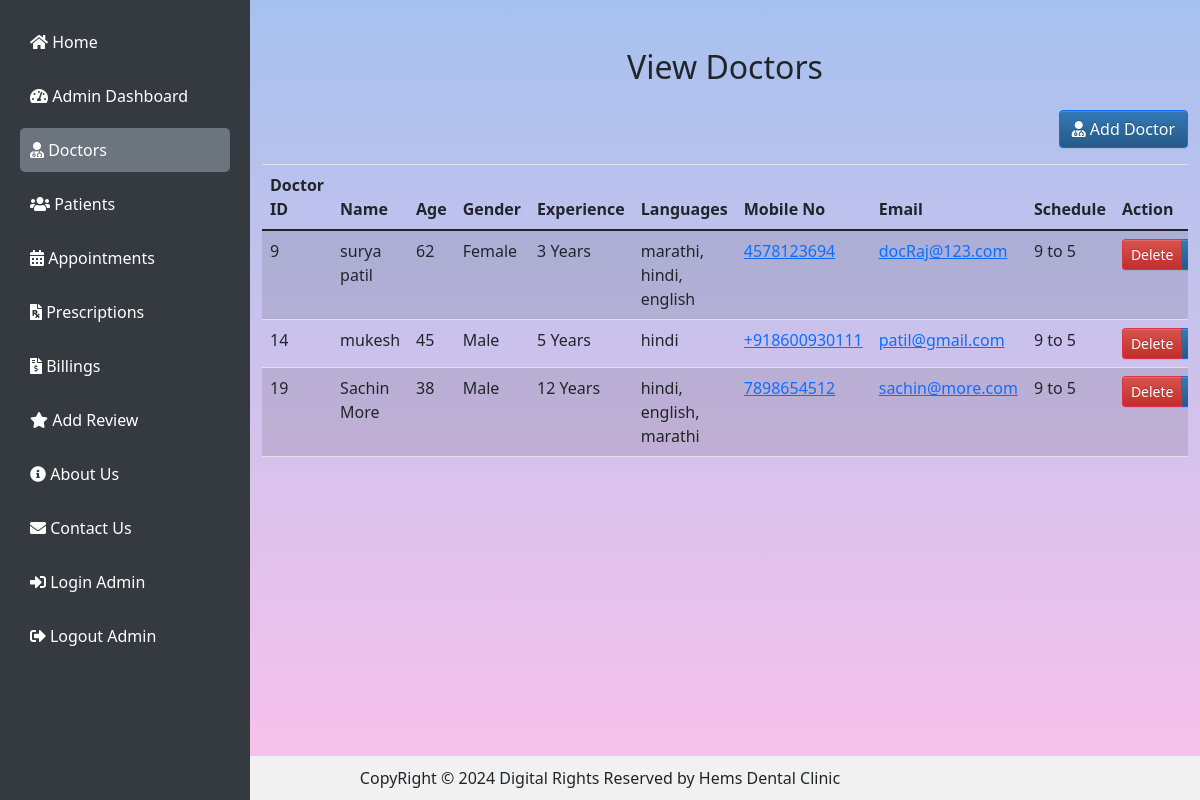
The app's page /viewDoctor/ (signed in), older data.
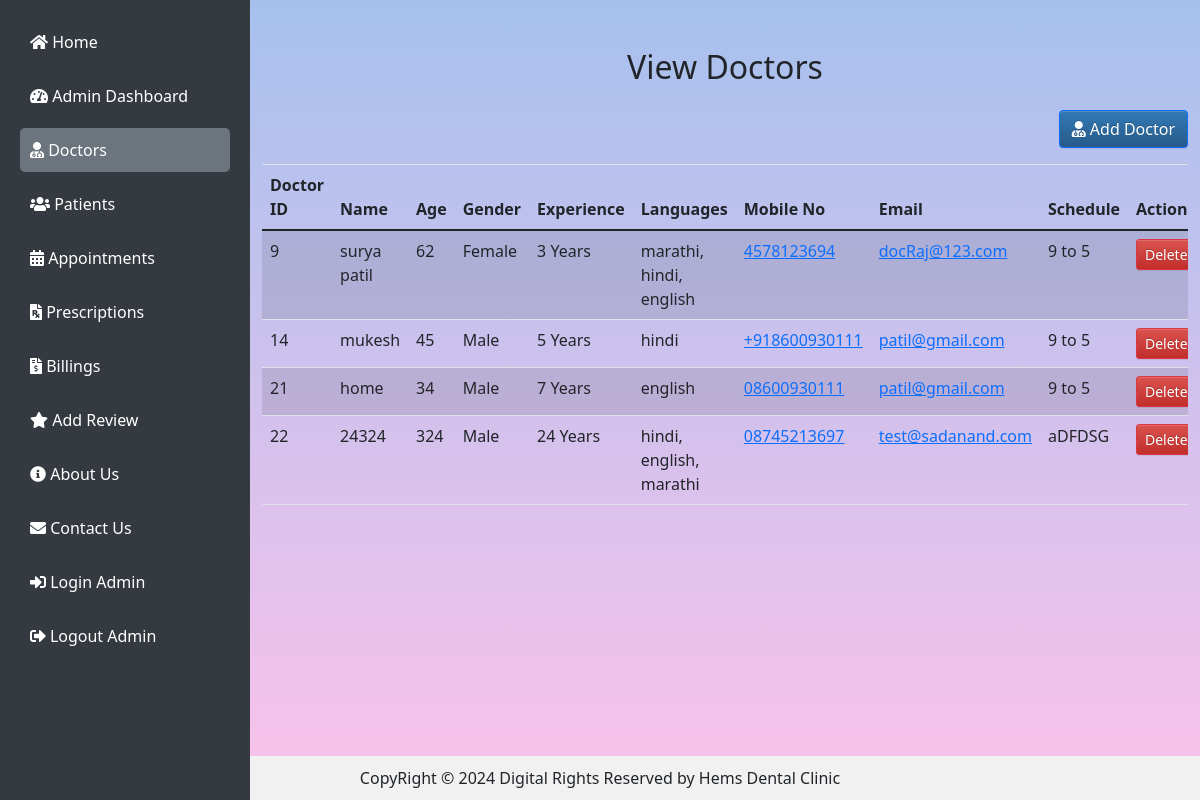
The same page, newer data.
### clinic/models.py (models this page shows, shortened)
class Doctor(models.Model):
    doctor_id = models.AutoField(primary_key=True)
    age = models.IntegerField()
    name = models.CharField(max_length=50, null=True)
    gender = models.CharField(max_length=10, choices=[('Male', 'Male'), ('Female', 'Female'), ('Other', 'Other')])
    experince = models.IntegerField()
    languages = models.CharField(max_length=25)
    mobile_number = models.CharField(max_length=15)
    email = models.EmailField()
    schedule = models.CharField(max_length=25, blank= True)

### clinic/views.py (the view)
# urls.py: path('viewDoctor/', view_doctor, name='viewDoctor'),
def view_doctor(request):
    if not request.user.is_authenticated:
        return redirect('login_admin')
    doctors = Doctor.objects.all()
    doc_obj = {'doctor': doctors}
    if request.method == 'POST':
        docForm = Doctor_form(request.POST)
        if docForm.is_valid():
            docForm.save()
            return redirect('viewDoctor')
    else:
        docForm = Doctor_form()
    doc_obj['docForm'] = docForm
    return render(request, 'viewDoctor.html', doc_obj)

### clinic/templates/viewDoctor.html (shortened to what this page needs)
{% extends "basePage.html" %}
{% load static %}
{% load crispy_forms_tags %}
{% block content %}
<div class="container my-5">
    <div class="table-container">
        <h2 class="mb-4 text-center">View Doctors</h2>
        <div class="d-flex justify-content-end mb-3">
            <button type="button" class="btn btn-primary" data-bs-toggle="modal" data-bs-target="#addDoctorModal">
                <i class="fas fa-user-md"></i> Add Doctor
            </button>
        </div>
        <div class="table-responsive">
            <table class="table table-hover table-striped" id="doctorsTable">
                <thead>
                    <tr>
                        <th>Doctor ID</th>
                        <th>Name</th>
                        <th>Age</th>
                        <th>Gender</th>
                        <th>Experience</th>
                        <th>Languages</th>
                        <th>Mobile No</th>
                        <th>Email</th>
                        <th>Schedule</th>
                        <th>Action</th>
                    </tr>
                </thead>
                <tbody>
                    {% for i in doctor %}
                    <tr>
                        <td>{{i.doctor_id}}</td>
                        <td>{{i.name}}</td>
                        <td>{{i.age}}</td>
                        <td>{% if i.gender == 'M'%} Male {% else %}{{i.gender}}{% endif %}</td>
                        <td>{{i.experince}} Years</td>
                        <td>{{i.languages}}</td>
                        <td><a href="tel:{{i.mobile_number}}">{{i.mobile_number}}</a></td>
                        <td><a href="mailto:{{i.email}}">{{i.email}}</a></td>
                        <td>{{i.schedule}}</td>
                        <td>
                            <div class="btn-group" role="group">
                                <a href="{% url 'deleteDoctor' did=i.doctor_id %}"
                                    onclick="return confirm('Are you sure you want to delete?')"
                                    class="btn btn-danger btn-sm">Delete</a>
                                <a href="{% url 'updateDoctor' did=i.doctor_id %}"
                                    onclick="return confirm('Are you sure you want to update?')"
                                    class="btn btn-primary btn-sm">Update</a>
                            </div>
                        </td>
                    </tr>
                    {% endfor %}
                </tbody>
            </table>
        </div>
    </div>
</div>
{% endblock content %}

Row changes from the older to the newer data that the page shows:
removed Doctor: doctor_id "19", name "Sachin More", age "38", gender "Male", experince "12", languages "hindi, english, marathi", mobile_number "7898654512", email "sachin@more.com", schedule "9 to 5"
added Doctor: doctor_id "21", name "home", age "34", gender "Male", experince "7", languages "english", mobile_number "08600930111", email "patil@gmail.com", schedule "9 to 5"
added Doctor: doctor_id "22", name "24324", age "324", gender "Male", experince "24", languages "hindi, english, marathi", mobile_number "08745213697", email "test@sadanand.com", schedule "aDFDSG"
